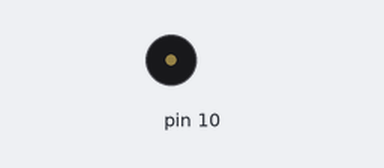
Bench run of a sketch on a simulated Arduino Uno, built with avr-gcc and run on an emulated ATmega328P. On the bench: buzzer (waves = sounding).

Above: at 0.5 s.
At 5.0 s:
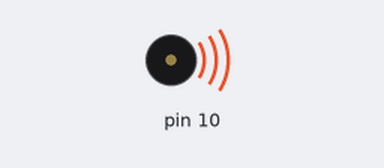
Timing chart, 0 to 6.5 s (numbered marks = the images above):
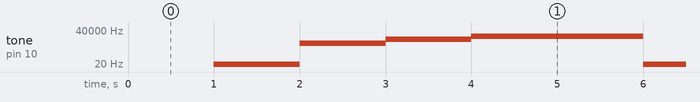

Measured:
- by itself, tone on pin 10: repeats every 5.0 s: 2000 Hz 1.0 s, 5000 Hz 1.0 s, 10000 Hz 2.0 s, 1 Hz 1.0 s

The sketch:

jammer.ino
```cpp
void setup()
{
    Serial.begin(9600);
    pinMode(10, OUTPUT);
}

void loop()
{
  delay(1000);
  tone(10, 1);
  delay(1000);
  tone(10, 2000);
  delay(1000);
  tone(10, 5000);
  delay(1000);
  tone(10, 10000);
  delay(1000);
}
```
